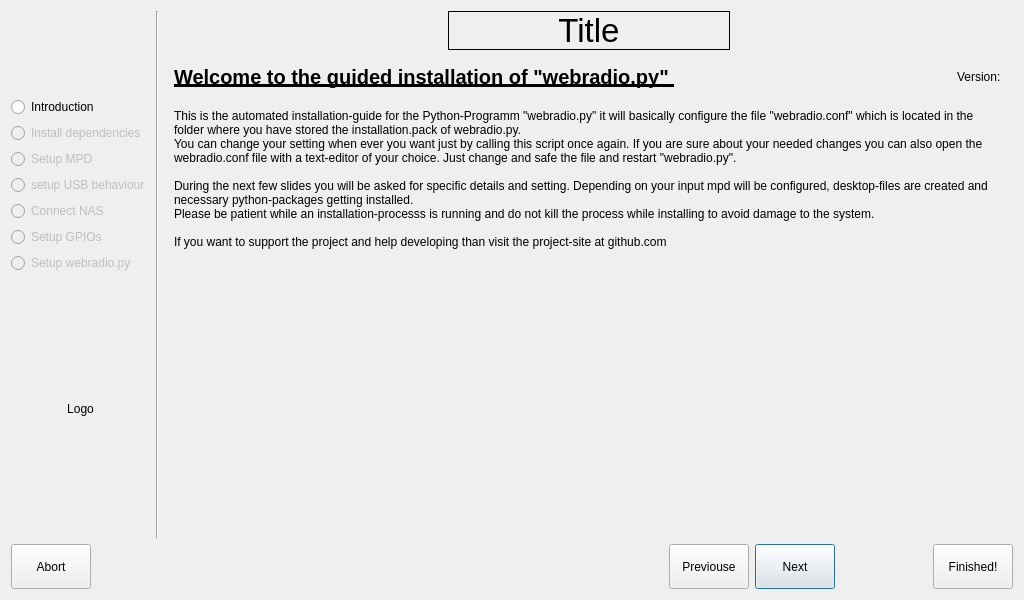
<?xml version="1.0" encoding="UTF-8"?>
<ui version="4.0">
 <class>Installation_Guide</class>
 <widget class="QDialog" name="Installation_Guide">
  <property name="geometry">
   <rect>
    <x>0</x>
    <y>0</y>
    <width>1024</width>
    <height>600</height>
   </rect>
  </property>
  <property name="minimumSize">
   <size>
    <width>640</width>
    <height>480</height>
   </size>
  </property>
  <property name="maximumSize">
   <size>
    <width>1024</width>
    <height>600</height>
   </size>
  </property>
  <property name="windowTitle">
   <string>Installation Guide</string>
  </property>
  <layout class="QHBoxLayout" name="horizontalLayout_5">
   <item>
    <layout class="QVBoxLayout" name="verticalLayout_5">
     <item>
      <layout class="QHBoxLayout" name="horizontalLayout_3" stretch="0,0,2">
       <item>
        <layout class="QVBoxLayout" name="verticalLayout_4">
         <property name="sizeConstraint">
          <enum>QLayout::SetMinimumSize</enum>
         </property>
         <item>
          <spacer name="verticalSpacer">
           <property name="orientation">
            <enum>Qt::Vertical</enum>
           </property>
           <property name="sizeHint" stdset="0">
            <size>
             <width>20</width>
             <height>28</height>
            </size>
           </property>
          </spacer>
         </item>
         <item>
          <widget class="QRadioButton" name="rB_introduction">
           <property name="font">
            <font>
             <weight>50</weight>
             <bold>false</bold>
            </font>
           </property>
           <property name="locale">
            <locale language="English" country="UnitedStates"/>
           </property>
           <property name="text">
            <string>Introduction</string>
           </property>
           <property name="checkable">
            <bool>false</bool>
           </property>
           <property name="checked">
            <bool>false</bool>
           </property>
           <property name="autoExclusive">
            <bool>false</bool>
           </property>
          </widget>
         </item>
         <item>
          <widget class="QRadioButton" name="rB_install_dependencies">
           <property name="enabled">
            <bool>false</bool>
           </property>
           <property name="locale">
            <locale language="English" country="UnitedStates"/>
           </property>
           <property name="text">
            <string>Install dependencies</string>
           </property>
           <property name="checkable">
            <bool>false</bool>
           </property>
           <property name="autoExclusive">
            <bool>false</bool>
           </property>
          </widget>
         </item>
         <item>
          <widget class="QRadioButton" name="rB_setup_mpd">
           <property name="enabled">
            <bool>false</bool>
           </property>
           <property name="locale">
            <locale language="English" country="UnitedStates"/>
           </property>
           <property name="text">
            <string>Setup MPD</string>
           </property>
           <property name="checkable">
            <bool>false</bool>
           </property>
           <property name="autoExclusive">
            <bool>false</bool>
           </property>
          </widget>
         </item>
         <item>
          <widget class="QRadioButton" name="rB_setup_usb_behaviour">
           <property name="enabled">
            <bool>false</bool>
           </property>
           <property name="locale">
            <locale language="English" country="UnitedStates"/>
           </property>
           <property name="text">
            <string>setup USB behaviour</string>
           </property>
           <property name="checkable">
            <bool>false</bool>
           </property>
           <property name="autoExclusive">
            <bool>false</bool>
           </property>
          </widget>
         </item>
         <item>
          <widget class="QRadioButton" name="rb_connect_nas">
           <property name="enabled">
            <bool>false</bool>
           </property>
           <property name="locale">
            <locale language="English" country="UnitedStates"/>
           </property>
           <property name="text">
            <string>Connect NAS</string>
           </property>
           <property name="checkable">
            <bool>false</bool>
           </property>
           <property name="autoExclusive">
            <bool>false</bool>
           </property>
          </widget>
         </item>
         <item>
          <widget class="QRadioButton" name="rb_setup_gpios">
           <property name="enabled">
            <bool>false</bool>
           </property>
           <property name="locale">
            <locale language="English" country="UnitedStates"/>
           </property>
           <property name="text">
            <string>Setup GPIOs</string>
           </property>
           <property name="checkable">
            <bool>false</bool>
           </property>
           <property name="autoExclusive">
            <bool>false</bool>
           </property>
          </widget>
         </item>
         <item>
          <widget class="QRadioButton" name="rB_setup_webradio">
           <property name="enabled">
            <bool>false</bool>
           </property>
           <property name="locale">
            <locale language="English" country="UnitedStates"/>
           </property>
           <property name="text">
            <string>Setup webradio.py</string>
           </property>
           <property name="checkable">
            <bool>false</bool>
           </property>
           <property name="autoExclusive">
            <bool>false</bool>
           </property>
          </widget>
         </item>
         <item>
          <spacer name="verticalSpacer_2">
           <property name="orientation">
            <enum>Qt::Vertical</enum>
           </property>
           <property name="sizeHint" stdset="0">
            <size>
             <width>20</width>
             <height>18</height>
            </size>
           </property>
          </spacer>
         </item>
         <item>
          <widget class="Scaling_QLabel_pixmap" name="lbl_logo">
           <property name="sizePolicy">
            <sizepolicy hsizetype="Expanding" vsizetype="Expanding">
             <horstretch>0</horstretch>
             <verstretch>0</verstretch>
            </sizepolicy>
           </property>
           <property name="text">
            <string>Logo</string>
           </property>
           <property name="alignment">
            <set>Qt::AlignCenter</set>
           </property>
          </widget>
         </item>
         <item>
          <spacer name="verticalSpacer_3">
           <property name="orientation">
            <enum>Qt::Vertical</enum>
           </property>
           <property name="sizeHint" stdset="0">
            <size>
             <width>20</width>
             <height>18</height>
            </size>
           </property>
          </spacer>
         </item>
        </layout>
       </item>
       <item>
        <widget class="Line" name="line">
         <property name="orientation">
          <enum>Qt::Vertical</enum>
         </property>
        </widget>
       </item>
       <item>
        <layout class="QVBoxLayout" name="verticalLayout" stretch="0,0">
         <property name="sizeConstraint">
          <enum>QLayout::SetMaximumSize</enum>
         </property>
         <item>
          <layout class="QHBoxLayout" name="horizontalLayout_2">
           <item>
            <spacer name="horizontalSpacer_3">
             <property name="orientation">
              <enum>Qt::Horizontal</enum>
             </property>
             <property name="sizeHint" stdset="0">
              <size>
               <width>40</width>
               <height>20</height>
              </size>
             </property>
            </spacer>
           </item>
           <item>
            <widget class="QLabel" name="lbl_title">
             <property name="sizePolicy">
              <sizepolicy hsizetype="Expanding" vsizetype="Preferred">
               <horstretch>0</horstretch>
               <verstretch>0</verstretch>
              </sizepolicy>
             </property>
             <property name="font">
              <font>
               <pointsize>25</pointsize>
              </font>
             </property>
             <property name="frameShape">
              <enum>QFrame::Panel</enum>
             </property>
             <property name="text">
              <string>Title</string>
             </property>
             <property name="alignment">
              <set>Qt::AlignCenter</set>
             </property>
            </widget>
           </item>
           <item>
            <spacer name="horizontalSpacer_4">
             <property name="orientation">
              <enum>Qt::Horizontal</enum>
             </property>
             <property name="sizeHint" stdset="0">
              <size>
               <width>40</width>
               <height>20</height>
              </size>
             </property>
            </spacer>
           </item>
          </layout>
         </item>
         <item>
          <widget class="QStackedWidget" name="stackedWidget">
           <property name="sizePolicy">
            <sizepolicy hsizetype="Expanding" vsizetype="Preferred">
             <horstretch>0</horstretch>
             <verstretch>0</verstretch>
            </sizepolicy>
           </property>
           <property name="currentIndex">
            <number>0</number>
           </property>
           <widget class="QWidget" name="step1">
            <layout class="QVBoxLayout" name="verticalLayout_3">
             <item>
              <layout class="QVBoxLayout" name="verticalLayout_2">
               <item>
                <layout class="QHBoxLayout" name="horizontalLayout_4">
                 <item>
                  <widget class="QLabel" name="label">
                   <property name="font">
                    <font>
                     <pointsize>15</pointsize>
                     <weight>75</weight>
                     <bold>true</bold>
                     <underline>true</underline>
                    </font>
                   </property>
                   <property name="text">
                    <string>Welcome to the guided installation of &quot;webradio.py&quot; </string>
                   </property>
                  </widget>
                 </item>
                 <item>
                  <spacer name="horizontalSpacer_5">
                   <property name="orientation">
                    <enum>Qt::Horizontal</enum>
                   </property>
                   <property name="sizeHint" stdset="0">
                    <size>
                     <width>40</width>
                     <height>20</height>
                    </size>
                   </property>
                  </spacer>
                 </item>
                 <item>
                  <widget class="QLabel" name="label_2">
                   <property name="text">
                    <string>Version: </string>
                   </property>
                  </widget>
                 </item>
                </layout>
               </item>
               <item>
                <widget class="QLabel" name="label_3">
                 <property name="sizePolicy">
                  <sizepolicy hsizetype="Preferred" vsizetype="Expanding">
                   <horstretch>0</horstretch>
                   <verstretch>0</verstretch>
                  </sizepolicy>
                 </property>
                 <property name="text">
                  <string>
This is the automated installation-guide for the Python-Programm &quot;webradio.py&quot; it will basically configure the file &quot;webradio.conf&quot; which is located in the folder where you have stored the installation.pack of webradio.py.
You can change your setting when ever you want just by calling this script once again. If you are sure about your needed changes you can also open the webradio.conf file with a text-editor of your choice. Just change and safe the file and restart &quot;webradio.py&quot;.

During the next few slides you will be asked for specific details and setting. Depending on your input mpd will be configured, desktop-files are created and necessary python-packages getting installed.
Please be patient while an installation-processs is running and do not kill the process while installing to avoid damage to the system.

If you want to support the project and help developing than visit the project-site at github.com</string>
                 </property>
                 <property name="alignment">
                  <set>Qt::AlignLeading|Qt::AlignLeft|Qt::AlignTop</set>
                 </property>
                 <property name="wordWrap">
                  <bool>true</bool>
                 </property>
                </widget>
               </item>
              </layout>
             </item>
            </layout>
           </widget>
           <widget class="QWidget" name="step2"/>
          </widget>
         </item>
        </layout>
       </item>
      </layout>
     </item>
     <item>
      <layout class="QHBoxLayout" name="horizontalLayout">
       <item>
        <widget class="QPushButton" name="pB_abort">
         <property name="minimumSize">
          <size>
           <width>0</width>
           <height>45</height>
          </size>
         </property>
         <property name="locale">
          <locale language="English" country="UnitedStates"/>
         </property>
         <property name="text">
          <string>Abort</string>
         </property>
        </widget>
       </item>
       <item>
        <spacer name="horizontalSpacer">
         <property name="orientation">
          <enum>Qt::Horizontal</enum>
         </property>
         <property name="sizeHint" stdset="0">
          <size>
           <width>40</width>
           <height>20</height>
          </size>
         </property>
        </spacer>
       </item>
       <item>
        <widget class="QPushButton" name="pB_previouse">
         <property name="minimumSize">
          <size>
           <width>0</width>
           <height>45</height>
          </size>
         </property>
         <property name="locale">
          <locale language="English" country="UnitedStates"/>
         </property>
         <property name="text">
          <string>Previouse</string>
         </property>
        </widget>
       </item>
       <item>
        <widget class="QPushButton" name="pB_next">
         <property name="minimumSize">
          <size>
           <width>0</width>
           <height>45</height>
          </size>
         </property>
         <property name="locale">
          <locale language="English" country="UnitedStates"/>
         </property>
         <property name="text">
          <string>Next</string>
         </property>
         <property name="default">
          <bool>true</bool>
         </property>
        </widget>
       </item>
       <item>
        <spacer name="horizontalSpacer_2">
         <property name="orientation">
          <enum>Qt::Horizontal</enum>
         </property>
         <property name="sizeType">
          <enum>QSizePolicy::Minimum</enum>
         </property>
         <property name="sizeHint" stdset="0">
          <size>
           <width>92</width>
           <height>20</height>
          </size>
         </property>
        </spacer>
       </item>
       <item>
        <widget class="QPushButton" name="pB_finished">
         <property name="minimumSize">
          <size>
           <width>0</width>
           <height>45</height>
          </size>
         </property>
         <property name="locale">
          <locale language="English" country="UnitedStates"/>
         </property>
         <property name="text">
          <string>Finished!</string>
         </property>
        </widget>
       </item>
      </layout>
     </item>
    </layout>
   </item>
  </layout>
 </widget>
 <customwidgets>
  <customwidget>
   <class>Scaling_QLabel_pixmap</class>
   <extends>QLabel</extends>
   <header>LM_Widgets_scaled_contents</header>
  </customwidget>
 </customwidgets>
 <tabstops>
  <tabstop>pB_next</tabstop>
  <tabstop>pB_previouse</tabstop>
  <tabstop>pB_finished</tabstop>
  <tabstop>pB_abort</tabstop>
  <tabstop>rB_introduction</tabstop>
  <tabstop>rB_install_dependencies</tabstop>
  <tabstop>rB_setup_mpd</tabstop>
  <tabstop>rB_setup_usb_behaviour</tabstop>
  <tabstop>rb_connect_nas</tabstop>
  <tabstop>rb_setup_gpios</tabstop>
  <tabstop>rB_setup_webradio</tabstop>
 </tabstops>
 <resources/>
 <connections/>
</ui>
